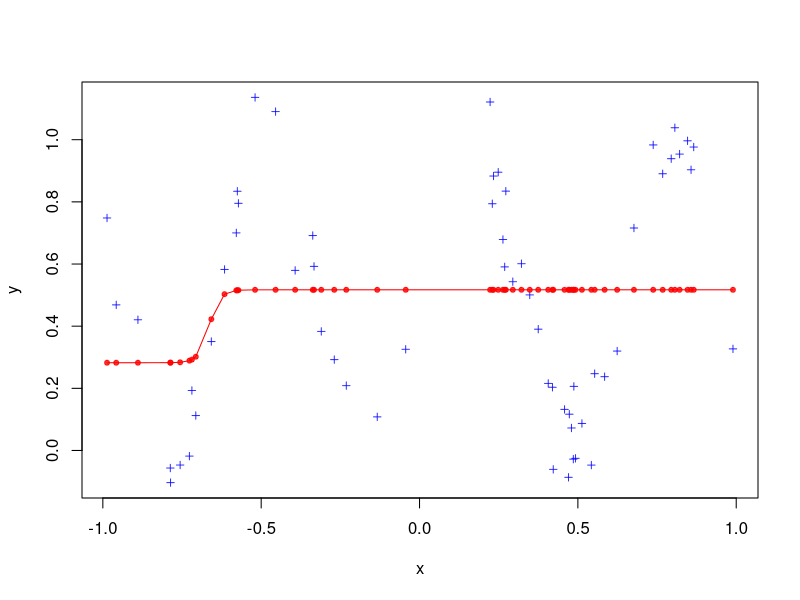
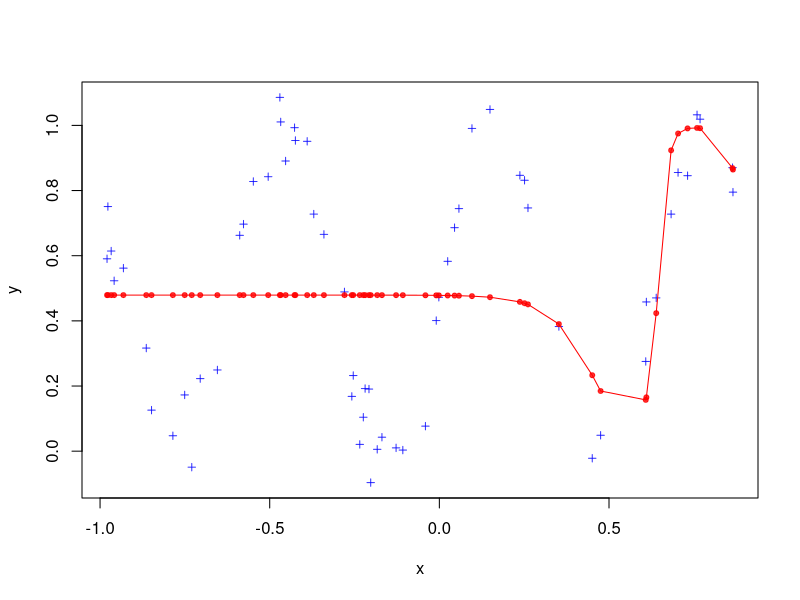
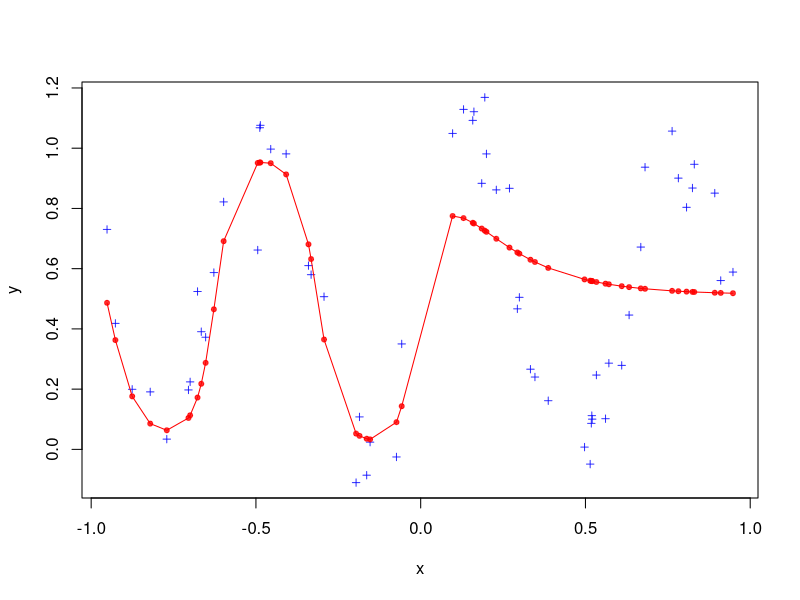
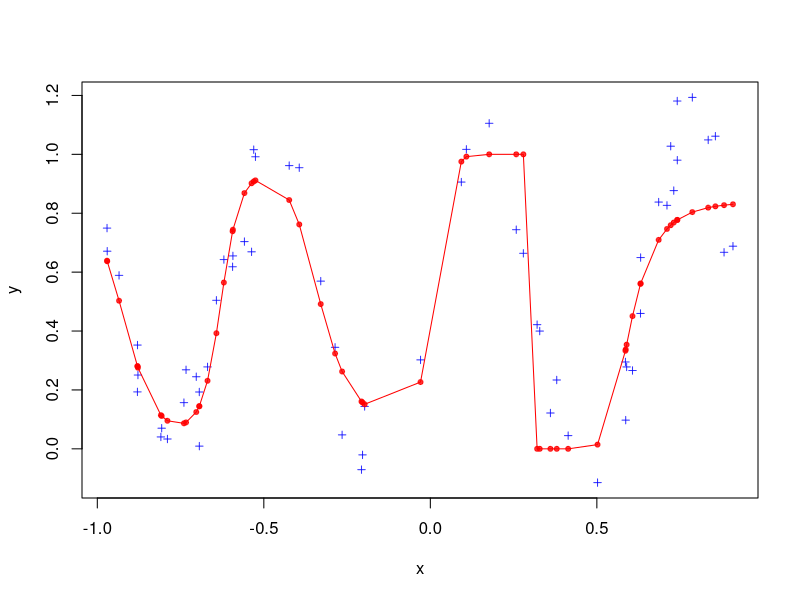
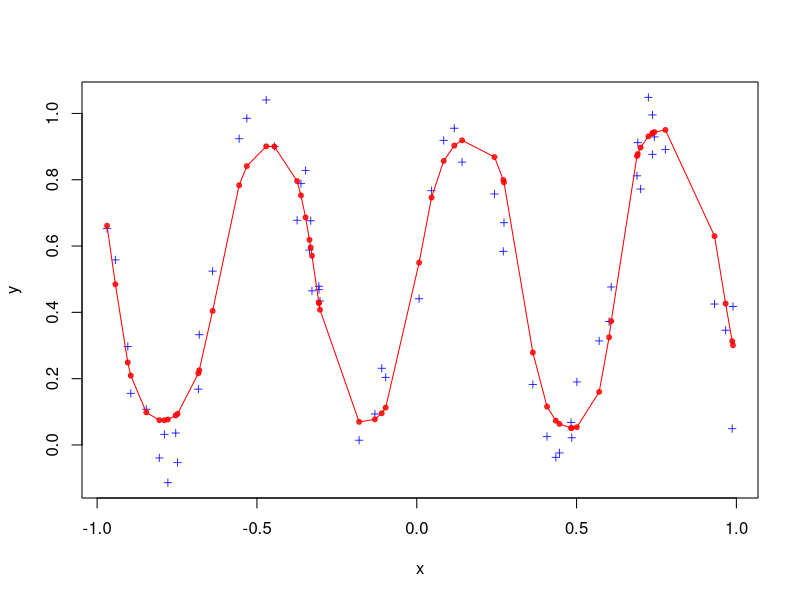
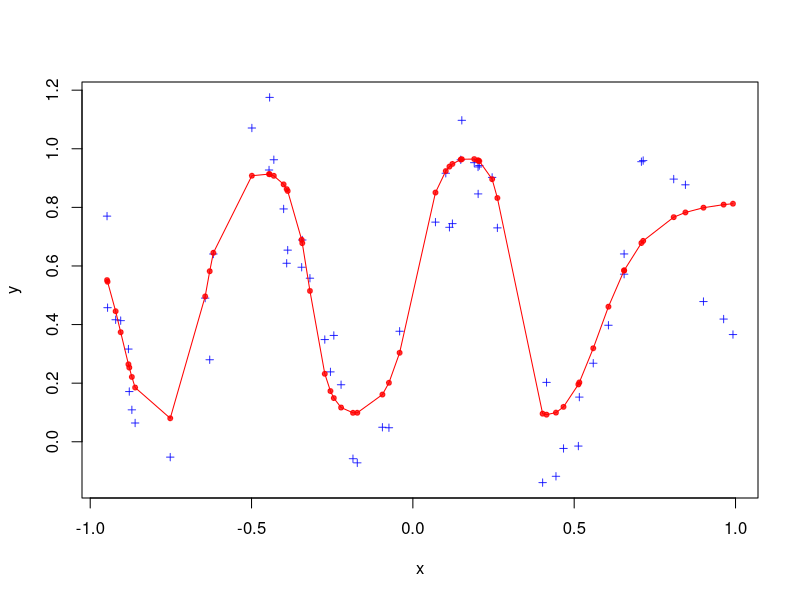
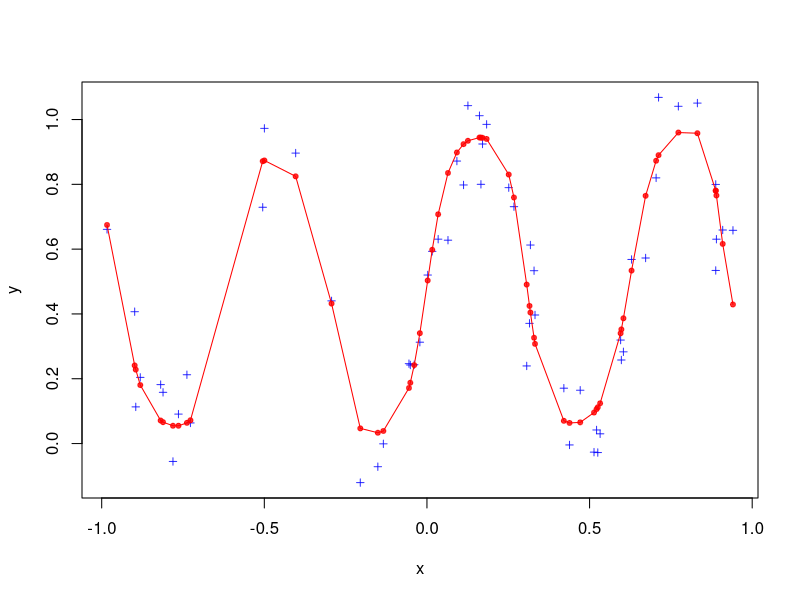
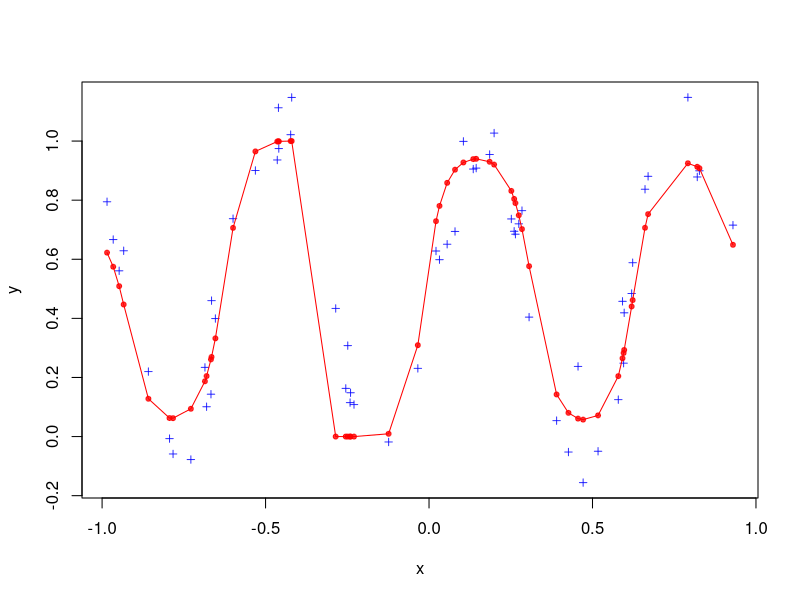

These figures' R source, in order: (Note: this script raises an error after producing the figures.)
## Michal Ramsza
## Proste wykorzystanie pakietu nnet

## Wgranie koniecznych bibliotek
require(nnet)
require(caret)

## Funkcja do tworzenia danych
data.create <- function(range, c=1, n=100, s=1){
	x <- runif(n, min(range), max(range));
	x <- sort(x);
	y <- 0.5 + 0.5*sin(c*x)+rnorm(length(x), 0, s);
	data.frame(x=x, y=y)
}


## Podstawowa petla obliczen

## Zakres zmiennosc liczy neuronow
k.range <- 1:100

## Blad na probie testowej

err <- c();
err.r <- c();
k.step <- 1;

for(k in k.range){

## Tworzenie danych
data <- data.create(c(-1,1), c=10, s=.1, n=200)

## Podzial proby na uczaca i testowa
ind <- sort(createDataPartition(data$y, p=0.7, 
	list=FALSE))
data.train <- data[ind,]
data.test <- data[-ind,]

sd.test <- 0;
n.step <- 1;

while(sd.test<.1 & n.step<10){
	## Estymacja malej sieci neuronowej
	model.nn <- nnet( y ~ x,
    	data = data.train,
    	size = k,
    	decay = 0,
    	linout = FALSE,
    	skip = FALSE,
    	maxit = 10^4,
    	Hess = TRUE);
    	
    model.nr <- nnet( y ~ x,
    	data = data.train,
    	size = k,
    	decay = 0.001,
    	lineout = FALSE,
    	skip = FALSE,
    	maxit = 10^4,
    	Hess = TRUE);

	## Tworzenie predykcji na probie testowej
	data.predict.test <- data.frame(x=data.test$x,
		y=predict(model.nn, data.test))

	data.predict.test.r <- data.frame(x=data.test$x,
		y=predict(model.nr, data.test))
	
	## Sprawdzanie jakosci sieci
	sd.test<- sd(data.predict.test$y)
	
	## Zwiekszanie licznika krokow
	n.step <- n.step +1 
}

## Wizualizacja
png(file=paste("ex_05_5_fig_3_", 
	toString(k.step), ".png", sep=""))
plot(data.test, pch=3, cex=.7,
	col=rgb(0,0,1,.8))
points(data.predict.test,
	pch=20, col=rgb(1,0,0,.8))
lines(data.predict.test,
	col="red")
dev.off()

k.step <- k.step + 1;

## Obliczenie bledu na probie testowej
err <- c(err, 
	sum((data.predict.test$y - data.test$y)^2))
	
err.r <- c(err.r, 
	sum((data.predict.test.r$y - data.test$y)^2))
	
}

## Wizualizacja bledu
png(file="ex_05_5_fig_4.png")
plot(k.range, err,
	pch=20, col="blue")
lines(lowess(data.frame(k.range, err), f=.25),
	col="blue")
points(k.range, err.r,
	pch=3, cex=0.7, col="red")
lines(lowess(data.frame(k.range, err.r), f=.25),
	col="red")
dev.off()

## Wizualizacja wag
png(file="ex_05_5_fig_5.png")
plot(model.nn$wts, 
	pch=20, col="blue",
	ylab="")
points(model.nr$wts,
	pch=3, cex=.7, col="red")
dev.off()